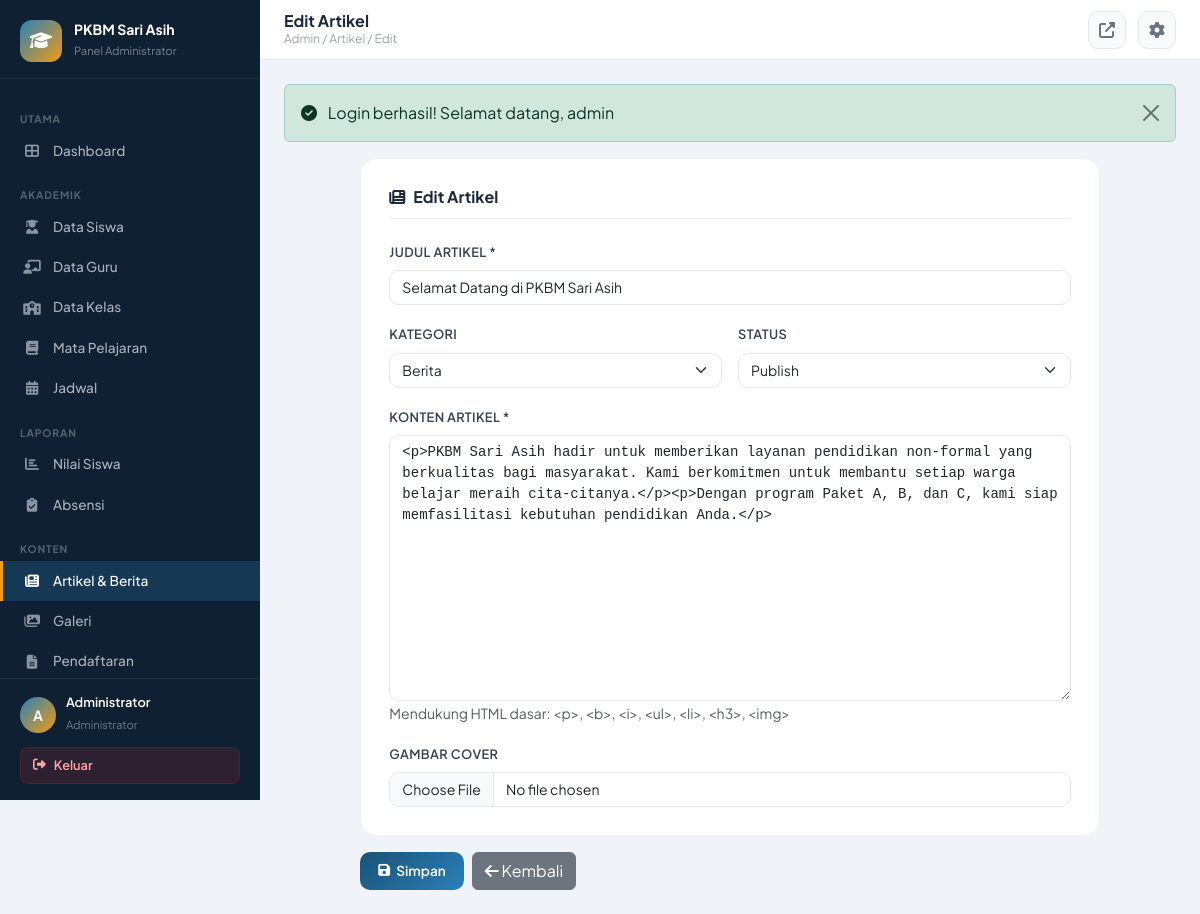
The app's page /index.php?page=admin_artikel&action=edit&id=1 (signed in) with its own data.
### tables this page shows
CREATE TABLE `artikel` (
  `id` int NOT NULL,
  `judul` varchar(255) NOT NULL,
  `slug` varchar(255) DEFAULT NULL,
  `konten` longtext,
  `gambar` varchar(255) DEFAULT NULL,
  `kategori` enum('berita','pengumuman','artikel') DEFAULT 'berita',
  `status` enum('draft','publish') DEFAULT 'draft',
  `penulis` int DEFAULT NULL,
  `views` int DEFAULT '0',
  `created_at` timestamp NULL DEFAULT CURRENT_TIMESTAMP,
  `updated_at` timestamp NULL DEFAULT CURRENT_TIMESTAMP ON UPDATE CURRENT_TIMESTAMP
);

### app/controllers/admin/ArtikelController.php (called while the page is built, shortened)
<?php
require_once __DIR__ . '/../../../config/app.php';
class ArtikelController {
    private $db;
    public function __construct() { $this->db = Database::getInstance(); }
    public function edit() {
        $id = (int)($_GET['id']??0);
        $artikel = $this->db->fetchOne("SELECT * FROM artikel WHERE id=?",[$id]);
        require_once __DIR__ . '/../../views/admin/artikel/form.php';
    }
}

### app/views/admin/artikel/form.php (the view, shortened to what this page needs)
<?php require_once __DIR__.'/../../layouts/admin_header.php';
$isEdit = isset($artikel);
?>
<div class="row justify-content-center">
    <div class="col-xl-10">
        <form method="POST" action="<?=APP_URL?>/index.php?page=admin_artikel&action=<?=$isEdit?'update':'store'?>" enctype="multipart/form-data">
            <div class="form-section">
                <h5><i class="fas fa-newspaper me-2"></i><?=$isEdit?'Edit':'Tulis'?> Artikel</h5>
                <div class="row g-3">
                    <div class="col-12">
                        <label class="form-label">Judul Artikel *</label>
                        <input type="text" name="judul" class="form-control" value="<?=htmlspecialchars($artikel['judul']??'')?>" required>
                    </div>
                    <div class="col-md-6">
                        <label class="form-label">Kategori</label>
                        <select name="kategori" class="form-select">
                            <?php foreach(['berita'=>'Berita','pengumuman'=>'Pengumuman','artikel'=>'Artikel'] as $v=>$l):?>
                            <option value="<?=$v?>" <?=($artikel['kategori']??'')===$v?'selected':''?>><?=$l?></option>
                            <?php endforeach;?>
                        </select>
                    </div>
                    <div class="col-md-6">
                        <label class="form-label">Status</label>
                        <select name="status" class="form-select">
                            <option value="publish" <?=($artikel['status']??'')==='publish'?'selected':''?>>Publish</option>
                        </select>
                    </div>
                    <div class="col-12">
                        <label class="form-label">Konten Artikel *</label>
                        <textarea name="konten" id="kontenEditor" class="form-control" rows="12" style="font-family:monospace;"><?=htmlspecialchars($artikel['konten']??'')?></textarea>
                        <small class="text-muted">Mendukung HTML dasar: &lt;p&gt;, &lt;b&gt;, &lt;i&gt;, &lt;ul&gt;, &lt;li&gt;, &lt;h3&gt;, &lt;img&gt;</small>
                    </div>
                    <div class="col-12">
                        <label class="form-label">Gambar Cover</label>
                        <input type="file" name="gambar" class="form-control" accept="image/*">
                    </div>
                </div>
            </div>
            <div class="d-flex gap-2 mt-3">
                <button type="submit" class="btn-primary-custom"><i class="fas fa-save"></i> <?=$isEdit?'Simpan':'Publish'?></button>
                <a href="<?=APP_URL?>/index.php?page=admin_artikel" class="btn btn-secondary"><i class="fas fa-arrow-left"></i> Kembali</a>
            </div>
        </form>
    </div>
</div>
<?php require_once __DIR__.'/../../layouts/admin_footer.php';?>

### app/views/layouts/admin_header.php (style rules this page uses)
:root { --sidebar-w: 260px; --primary: #1a5276; --primary-light: #2980b9; --primary-dark: #0d2137; --accent: #f39c12; --sidebar-bg: #0f2033; --sidebar-hover: rgba(41,128,185,0.15); --sidebar-active: rgba(41,128,185,0.25); --topbar-h: 60px; --font: 'Plus Jakarta Sans', sans-serif; }
* { box-sizing: border-box; }
body { font-family: var(--font); background: #f0f4f8; margin: 0; }
.btn-primary-custom { background: linear-gradient(135deg, var(--primary), var(--primary-light)); color: white; border: none; padding: 8px 18px; border-radius: 10px; font-size: 0.85rem; font-weight: 600; font-family: var(--font); cursor: pointer; text-decoration: none; display: inline-flex; align-items: center; gap: 6px; transition: all 0.2s; }
.form-section { background: white; border-radius: 16px; padding: 28px; border: 1px solid #f0f0f0; }
.form-section h5 { font-size: 1rem; font-weight: 700; color: #1a2a3a; margin-bottom: 20px; padding-bottom: 12px; border-bottom: 1px solid #f0f0f0; }
.form-label { font-size: 0.8rem; font-weight: 600; color: #374151; text-transform: uppercase; letter-spacing: 0.03em; }
.form-control, .form-select { font-family: var(--font); font-size: 0.875rem; border-radius: 10px; border-color: #e5e7eb; }

### records on screen
artikel: judul "Selamat Datang di PKBM Sari Asih", kategori "Berita", status "Publish", konten "<p>PKBM Sari Asih hadir untuk memberikan layanan pendidikan non-formal yang berkualitas bagi masyarakat. Kami berkomitmen untuk membantu setiap warga belajar meraih cita-citanya.</p><p>Dengan program Paket A, B, dan C, kami siap memfasilitasi kebutuhan pendidikan Anda.</p>"

### other values on screen
substr($_SESSION['username'] ?? 'A', 0, 1) "A"
$_SESSION['nama_lengkap'] "Administrator"
$pageTitle "Edit Artikel"
$breadcrumb "Admin / Artikel / Edit"
$message "Login berhasil! Selamat datang, admin"
